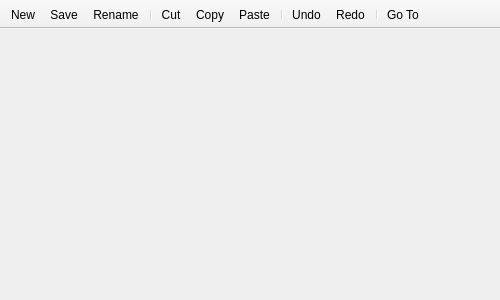
<?xml version="1.0" encoding="UTF-8"?>
<ui version="4.0">
 <class>MainWindow</class>
 <widget class="QMainWindow" name="MainWindow">
  <property name="geometry">
   <rect>
    <x>0</x>
    <y>0</y>
    <width>500</width>
    <height>300</height>
   </rect>
  </property>
  <property name="minimumSize">
   <size>
    <width>320</width>
    <height>200</height>
   </size>
  </property>
  <property name="contextMenuPolicy">
   <enum>Qt::NoContextMenu</enum>
  </property>
  <property name="windowTitle">
   <string notr="true">QText</string>
  </property>
  <property name="windowIcon">
   <iconset>
    <normaloff>QText.ico</normaloff>QText.ico</iconset>
  </property>
  <property name="iconSize">
   <size>
    <width>16</width>
    <height>16</height>
   </size>
  </property>
  <widget class="QWidget" name="centralWidget">
   <layout class="QGridLayout" name="gridLayout">
    <property name="leftMargin">
     <number>0</number>
    </property>
    <property name="topMargin">
     <number>0</number>
    </property>
    <property name="rightMargin">
     <number>0</number>
    </property>
    <property name="bottomMargin">
     <number>0</number>
    </property>
    <property name="spacing">
     <number>0</number>
    </property>
    <item row="0" column="0">
     <widget class="QTabWidgetEx" name="tabWidget" native="true">
      <property name="contextMenuPolicy">
       <enum>Qt::NoContextMenu</enum>
      </property>
     </widget>
    </item>
   </layout>
  </widget>
  <widget class="QToolBar" name="mainToolBar">
   <property name="contextMenuPolicy">
    <enum>Qt::NoContextMenu</enum>
   </property>
   <property name="movable">
    <bool>false</bool>
   </property>
   <property name="iconSize">
    <size>
     <width>16</width>
     <height>16</height>
    </size>
   </property>
   <property name="toolButtonStyle">
    <enum>Qt::ToolButtonIconOnly</enum>
   </property>
   <property name="floatable">
    <bool>false</bool>
   </property>
   <attribute name="toolBarArea">
    <enum>TopToolBarArea</enum>
   </attribute>
   <attribute name="toolBarBreak">
    <bool>false</bool>
   </attribute>
   <addaction name="actionNew"/>
   <addaction name="actionSave"/>
   <addaction name="actionRename"/>
   <addaction name="separator"/>
   <addaction name="actionCut"/>
   <addaction name="actionCopy"/>
   <addaction name="actionPaste"/>
   <addaction name="separator"/>
   <addaction name="actionUndo"/>
   <addaction name="actionRedo"/>
   <addaction name="separator"/>
   <addaction name="actionGoto"/>
  </widget>
  <action name="actionNew">
   <property name="icon">
    <iconset resource="qtext.qrc">
     <normaloff>:/icons/16x16/new.png</normaloff>:/icons/16x16/new.png</iconset>
   </property>
   <property name="text">
    <string>&amp;New</string>
   </property>
   <property name="iconText">
    <string>New</string>
   </property>
   <property name="toolTip">
    <string>New file (Ctrl+N)</string>
   </property>
   <property name="shortcut">
    <string>Ctrl+N</string>
   </property>
  </action>
  <action name="actionSave">
   <property name="icon">
    <iconset resource="qtext.qrc">
     <normaloff>:/icons/16x16/save.png</normaloff>:/icons/16x16/save.png</iconset>
   </property>
   <property name="text">
    <string>&amp;Save</string>
   </property>
   <property name="toolTip">
    <string>Save file (Ctrl+S)</string>
   </property>
   <property name="shortcut">
    <string>Ctrl+S</string>
   </property>
  </action>
  <action name="actionReopen">
   <property name="text">
    <string>Re&amp;open</string>
   </property>
   <property name="toolTip">
    <string>Reload file (Ctrl+O)</string>
   </property>
   <property name="shortcut">
    <string>Ctrl+O</string>
   </property>
  </action>
  <action name="actionRename">
   <property name="icon">
    <iconset resource="qtext.qrc">
     <normaloff>:/icons/16x16/rename.png</normaloff>:/icons/16x16/rename.png</iconset>
   </property>
   <property name="text">
    <string>R&amp;ename</string>
   </property>
   <property name="toolTip">
    <string>Rename file (F2)</string>
   </property>
   <property name="shortcut">
    <string>F2</string>
   </property>
  </action>
  <action name="actionShowContainingDirectory">
   <property name="text">
    <string>Show Containing &amp;Directory</string>
   </property>
  </action>
  <action name="actionShowContainingDirectoryOnly">
   <property name="text">
    <string>Show Containing &amp;Directory</string>
   </property>
  </action>
  <action name="actionCut">
   <property name="icon">
    <iconset resource="qtext.qrc">
     <normaloff>:/icons/16x16/cut.png</normaloff>:/icons/16x16/cut.png</iconset>
   </property>
   <property name="text">
    <string>Cu&amp;t</string>
   </property>
   <property name="toolTip">
    <string>Cut text (Ctrl+X)</string>
   </property>
   <property name="shortcut">
    <string>Ctrl+X</string>
   </property>
  </action>
  <action name="actionCopy">
   <property name="icon">
    <iconset resource="qtext.qrc">
     <normaloff>:/icons/16x16/copy.png</normaloff>:/icons/16x16/copy.png</iconset>
   </property>
   <property name="text">
    <string>&amp;Copy</string>
   </property>
   <property name="toolTip">
    <string>Copy text (Ctrl+C)</string>
   </property>
   <property name="shortcut">
    <string>Ctrl+C</string>
   </property>
  </action>
  <action name="actionPaste">
   <property name="icon">
    <iconset resource="qtext.qrc">
     <normaloff>:/icons/16x16/paste.png</normaloff>:/icons/16x16/paste.png</iconset>
   </property>
   <property name="text">
    <string>&amp;Paste</string>
   </property>
   <property name="toolTip">
    <string>Paste text (Ctrl+V)</string>
   </property>
   <property name="shortcut">
    <string>Ctrl+V</string>
   </property>
  </action>
  <action name="actionUndo">
   <property name="icon">
    <iconset resource="qtext.qrc">
     <normaloff>:/icons/16x16/undo.png</normaloff>:/icons/16x16/undo.png</iconset>
   </property>
   <property name="text">
    <string>&amp;Undo</string>
   </property>
   <property name="toolTip">
    <string>Undo action (Ctrl+Z)</string>
   </property>
   <property name="shortcut">
    <string>Ctrl+Z</string>
   </property>
  </action>
  <action name="actionRedo">
   <property name="icon">
    <iconset resource="qtext.qrc">
     <normaloff>:/icons/16x16/redo.png</normaloff>:/icons/16x16/redo.png</iconset>
   </property>
   <property name="text">
    <string>&amp;Redo</string>
   </property>
   <property name="toolTip">
    <string>Redo action (Ctrl+Y)</string>
   </property>
   <property name="shortcut">
    <string>Ctrl+Y</string>
   </property>
  </action>
  <action name="actionDelete">
   <property name="icon">
    <iconset resource="qtext.qrc">
     <normaloff>:/icons/16x16/delete.png</normaloff>:/icons/16x16/delete.png</iconset>
   </property>
   <property name="text">
    <string>Delete</string>
   </property>
   <property name="toolTip">
    <string>Delete file</string>
   </property>
  </action>
  <action name="actionGoto">
   <property name="icon">
    <iconset resource="qtext.qrc">
     <normaloff>:/icons/16x16/goto.png</normaloff>:/icons/16x16/goto.png</iconset>
   </property>
   <property name="text">
    <string>Go &amp;To</string>
   </property>
   <property name="toolTip">
    <string>Find folder or file (Ctrl+G)</string>
   </property>
   <property name="shortcut">
    <string>Ctrl+G</string>
   </property>
  </action>
 </widget>
 <layoutdefault spacing="6" margin="11"/>
 <customwidgets>
  <customwidget>
   <class>QTabWidgetEx</class>
   <extends>QWidget</extends>
   <header>qtabwidgetex.h</header>
  </customwidget>
 </customwidgets>
 <resources>
  <include location="qtext.qrc"/>
 </resources>
 <connections/>
</ui>
